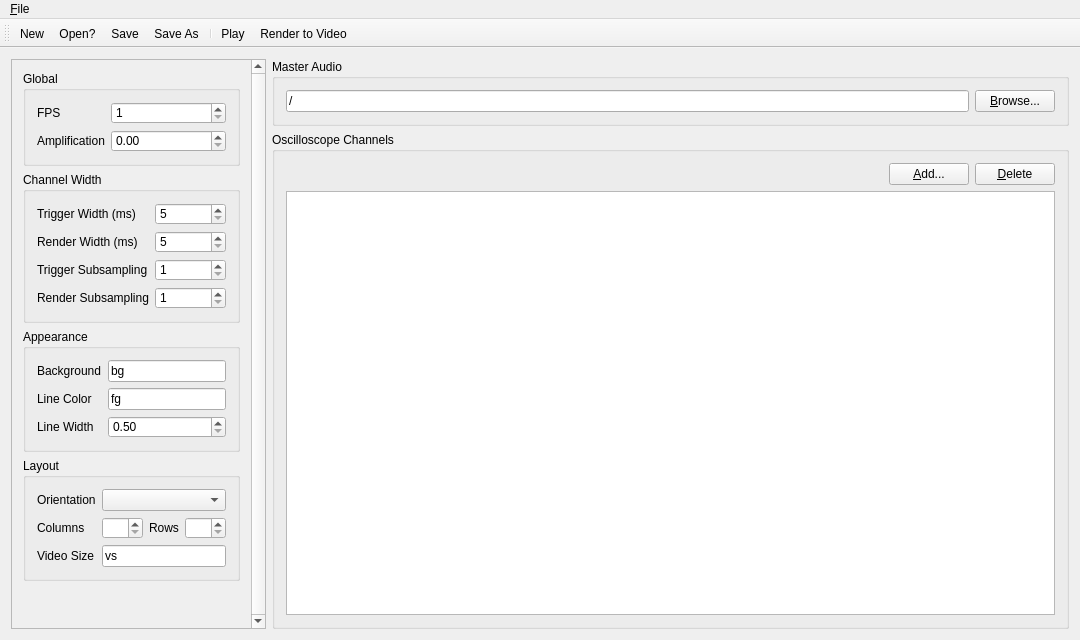
<?xml version="1.0" encoding="UTF-8"?>
<ui version="4.0">
 <class>MainWindow</class>
 <widget class="QMainWindow" name="MainWindow">
  <property name="geometry">
   <rect>
    <x>0</x>
    <y>0</y>
    <width>1080</width>
    <height>640</height>
   </rect>
  </property>
  <property name="windowTitle">
   <string>MainWindow</string>
  </property>
  <widget class="QWidget" name="centralWidget">
   <layout class="QHBoxLayout" name="horizontalLayout" stretch="0,1">
    <item>
     <widget class="QScrollArea" name="optionsScroll">
      <property name="sizePolicy">
       <sizepolicy hsizetype="Fixed" vsizetype="Preferred">
        <horstretch>0</horstretch>
        <verstretch>0</verstretch>
       </sizepolicy>
      </property>
      <property name="verticalScrollBarPolicy">
       <enum>Qt::ScrollBarAlwaysOn</enum>
      </property>
      <property name="widgetResizable">
       <bool>true</bool>
      </property>
      <widget class="QWidget" name="optionsColumn">
       <property name="sizePolicy">
        <sizepolicy hsizetype="Fixed" vsizetype="Fixed">
         <horstretch>0</horstretch>
         <verstretch>0</verstretch>
        </sizepolicy>
       </property>
       <property name="styleSheet">
        <string notr="true">QLineEdit {
width: 0px;
}</string>
       </property>
       <layout class="QVBoxLayout" name="verticalLayout">
        <item>
         <widget class="QGroupBox" name="optionGlobal">
          <property name="title">
           <string>Global</string>
          </property>
          <layout class="QFormLayout" name="formLayout">
           <item row="0" column="0">
            <widget class="QLabel" name="fpsL">
             <property name="text">
              <string>FPS</string>
             </property>
            </widget>
           </item>
           <item row="0" column="1">
            <widget class="QSpinBox" name="cfg__fps">
             <property name="minimum">
              <number>1</number>
             </property>
             <property name="maximum">
              <number>999</number>
             </property>
             <property name="singleStep">
              <number>10</number>
             </property>
            </widget>
           </item>
           <item row="1" column="0">
            <widget class="QLabel" name="amplificationL">
             <property name="text">
              <string>Amplification</string>
             </property>
            </widget>
           </item>
           <item row="1" column="1">
            <widget class="QDoubleSpinBox" name="cfg__amplification">
             <property name="singleStep">
              <double>0.100000000000000</double>
             </property>
            </widget>
           </item>
          </layout>
         </widget>
        </item>
        <item>
         <widget class="QGroupBox" name="optionChannel">
          <property name="title">
           <string>Channel Width</string>
          </property>
          <layout class="QFormLayout" name="formLayout_3">
           <item row="0" column="0">
            <widget class="QLabel" name="trigger_msL">
             <property name="text">
              <string>Trigger Width (ms)</string>
             </property>
            </widget>
           </item>
           <item row="0" column="1">
            <widget class="QSpinBox" name="cfg__trigger_ms">
             <property name="minimum">
              <number>5</number>
             </property>
             <property name="singleStep">
              <number>5</number>
             </property>
            </widget>
           </item>
           <item row="1" column="0">
            <widget class="QLabel" name="render_msL">
             <property name="text">
              <string>Render Width (ms)</string>
             </property>
            </widget>
           </item>
           <item row="1" column="1">
            <widget class="QSpinBox" name="cfg__render_ms">
             <property name="minimum">
              <number>5</number>
             </property>
             <property name="singleStep">
              <number>5</number>
             </property>
            </widget>
           </item>
           <item row="2" column="0">
            <widget class="QLabel" name="trigger_subsamplingL">
             <property name="text">
              <string>Trigger Subsampling</string>
             </property>
            </widget>
           </item>
           <item row="2" column="1">
            <widget class="QSpinBox" name="cfg__trigger_subsampling">
             <property name="minimum">
              <number>1</number>
             </property>
            </widget>
           </item>
           <item row="3" column="0">
            <widget class="QLabel" name="render_subsamplingL">
             <property name="text">
              <string>Render Subsampling</string>
             </property>
            </widget>
           </item>
           <item row="3" column="1">
            <widget class="QSpinBox" name="cfg__render_subsampling">
             <property name="minimum">
              <number>1</number>
             </property>
            </widget>
           </item>
          </layout>
         </widget>
        </item>
        <item>
         <widget class="QGroupBox" name="optionAppear">
          <property name="title">
           <string>Appearance</string>
          </property>
          <layout class="QFormLayout" name="formLayout_4">
           <item row="0" column="0">
            <widget class="QLabel" name="render__bg_colorL">
             <property name="text">
              <string>Background</string>
             </property>
            </widget>
           </item>
           <item row="0" column="1">
            <widget class="QLineEdit" name="cfg__render__bg_color">
             <property name="text">
              <string>bg</string>
             </property>
            </widget>
           </item>
           <item row="1" column="0">
            <widget class="QLabel" name="render__init_line_colorL">
             <property name="text">
              <string>Line Color</string>
             </property>
            </widget>
           </item>
           <item row="1" column="1">
            <widget class="QLineEdit" name="cfg__render__init_line_color">
             <property name="text">
              <string>fg</string>
             </property>
            </widget>
           </item>
           <item row="2" column="0">
            <widget class="QLabel" name="render__line_widthL">
             <property name="text">
              <string>Line Width</string>
             </property>
            </widget>
           </item>
           <item row="2" column="1">
            <widget class="QDoubleSpinBox" name="cfg__render__line_width">
             <property name="minimum">
              <double>0.500000000000000</double>
             </property>
             <property name="singleStep">
              <double>0.500000000000000</double>
             </property>
            </widget>
           </item>
          </layout>
         </widget>
        </item>
        <item>
         <widget class="QGroupBox" name="optionLayout">
          <property name="title">
           <string>Layout</string>
          </property>
          <layout class="QFormLayout" name="formLayout_2">
           <item row="0" column="0">
            <widget class="QLabel" name="layout__orientationL">
             <property name="text">
              <string>Orientation</string>
             </property>
            </widget>
           </item>
           <item row="0" column="1">
            <widget class="QComboBox" name="cfg__layout__orientation"/>
           </item>
           <item row="1" column="0">
            <widget class="QLabel" name="layout__ncolsL">
             <property name="text">
              <string>Columns</string>
             </property>
            </widget>
           </item>
           <item row="1" column="1">
            <layout class="QHBoxLayout" name="layoutDims">
             <item>
              <widget class="QSpinBox" name="cfg__layout__ncols">
               <property name="specialValueText">
                <string notr="true"> </string>
               </property>
              </widget>
             </item>
             <item>
              <widget class="QLabel" name="layout__nrowsL">
               <property name="text">
                <string>Rows</string>
               </property>
              </widget>
             </item>
             <item>
              <widget class="QSpinBox" name="cfg__layout__nrows">
               <property name="specialValueText">
                <string notr="true"> </string>
               </property>
              </widget>
             </item>
            </layout>
           </item>
           <item row="2" column="0">
            <widget class="QLabel" name="render_video_sizeL">
             <property name="text">
              <string>Video Size</string>
             </property>
            </widget>
           </item>
           <item row="2" column="1">
            <widget class="QLineEdit" name="cfg__render_video_size">
             <property name="text">
              <string>vs</string>
             </property>
            </widget>
           </item>
          </layout>
         </widget>
        </item>
       </layout>
      </widget>
     </widget>
    </item>
    <item>
     <layout class="QVBoxLayout" name="audioColumn">
      <item>
       <widget class="QGroupBox" name="audioGroup">
        <property name="title">
         <string>Master Audio</string>
        </property>
        <layout class="QHBoxLayout" name="horizontalLayout_3">
         <item>
          <widget class="QLineEdit" name="cfg__master_audio">
           <property name="text">
            <string>/</string>
           </property>
          </widget>
         </item>
         <item>
          <widget class="QPushButton" name="master_audio_browse">
           <property name="text">
            <string>&amp;Browse...</string>
           </property>
          </widget>
         </item>
        </layout>
       </widget>
      </item>
      <item>
       <widget class="QGroupBox" name="channelsGroup">
        <property name="title">
         <string>Oscilloscope Channels</string>
        </property>
        <layout class="QVBoxLayout" name="verticalLayout_4">
         <item>
          <layout class="QHBoxLayout" name="channelBar">
           <item>
            <spacer name="horizontalSpacer">
             <property name="orientation">
              <enum>Qt::Horizontal</enum>
             </property>
             <property name="sizeHint" stdset="0">
              <size>
               <width>40</width>
               <height>20</height>
              </size>
             </property>
            </spacer>
           </item>
           <item>
            <widget class="QPushButton" name="channelDelete">
             <property name="text">
              <string>&amp;Add...</string>
             </property>
            </widget>
           </item>
           <item>
            <widget class="QPushButton" name="channelAdd">
             <property name="text">
              <string>&amp;Delete</string>
             </property>
            </widget>
           </item>
          </layout>
         </item>
         <item>
          <widget class="QTableView" name="channel_widget"/>
         </item>
        </layout>
       </widget>
      </item>
     </layout>
    </item>
   </layout>
  </widget>
  <widget class="QMenuBar" name="menuBar">
   <widget class="QMenu" name="menuFile">
    <property name="title">
     <string>&amp;File</string>
    </property>
    <addaction name="actionNew"/>
    <addaction name="actionOpen"/>
    <addaction name="actionSave"/>
    <addaction name="actionSaveAs"/>
    <addaction name="separator"/>
    <addaction name="actionPlay"/>
    <addaction name="actionRender"/>
    <addaction name="separator"/>
    <addaction name="actionExit"/>
   </widget>
   <addaction name="menuFile"/>
  </widget>
  <widget class="QToolBar" name="toolBar">
   <property name="windowTitle">
    <string>toolBar</string>
   </property>
   <attribute name="toolBarArea">
    <enum>TopToolBarArea</enum>
   </attribute>
   <attribute name="toolBarBreak">
    <bool>false</bool>
   </attribute>
   <addaction name="actionNew"/>
   <addaction name="actionOpen"/>
   <addaction name="actionSave"/>
   <addaction name="actionSaveAs"/>
   <addaction name="separator"/>
   <addaction name="actionPlay"/>
   <addaction name="actionRender"/>
  </widget>
  <action name="actionOpen">
   <property name="text">
    <string>&amp;Open?</string>
   </property>
   <property name="shortcut">
    <string>Ctrl+O</string>
   </property>
  </action>
  <action name="actionSave">
   <property name="text">
    <string>&amp;Save</string>
   </property>
   <property name="shortcut">
    <string>Ctrl+S</string>
   </property>
  </action>
  <action name="actionNew">
   <property name="text">
    <string>&amp;New</string>
   </property>
   <property name="shortcut">
    <string>Ctrl+N</string>
   </property>
  </action>
  <action name="actionSaveAs">
   <property name="text">
    <string>Save &amp;As</string>
   </property>
   <property name="shortcut">
    <string>Ctrl+Shift+S</string>
   </property>
  </action>
  <action name="actionExit">
   <property name="text">
    <string>E&amp;xit</string>
   </property>
   <property name="shortcut">
    <string>Ctrl+Q</string>
   </property>
  </action>
  <action name="actionPlay">
   <property name="text">
    <string>&amp;Play</string>
   </property>
   <property name="shortcut">
    <string>Ctrl+P</string>
   </property>
  </action>
  <action name="actionRender">
   <property name="text">
    <string>&amp;Render to Video</string>
   </property>
   <property name="shortcut">
    <string>Ctrl+R</string>
   </property>
  </action>
 </widget>
 <layoutdefault spacing="6" margin="11"/>
 <resources/>
 <connections/>
</ui>
